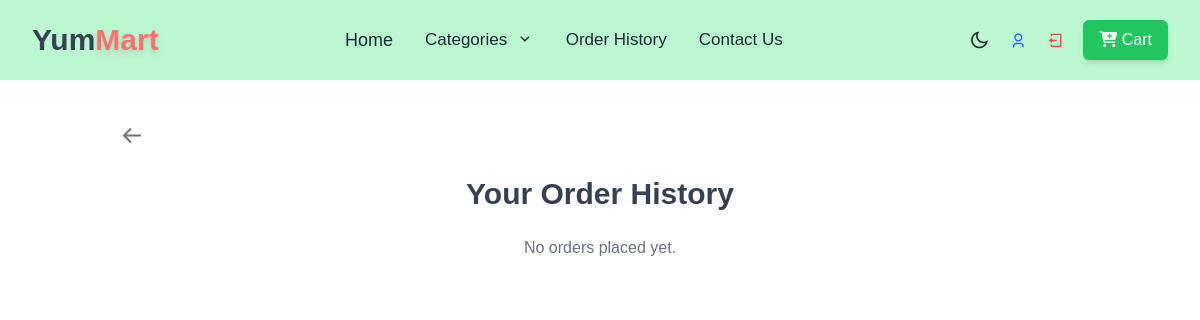
/order-history/ (signed in), run on an earlier commit of the app's database.
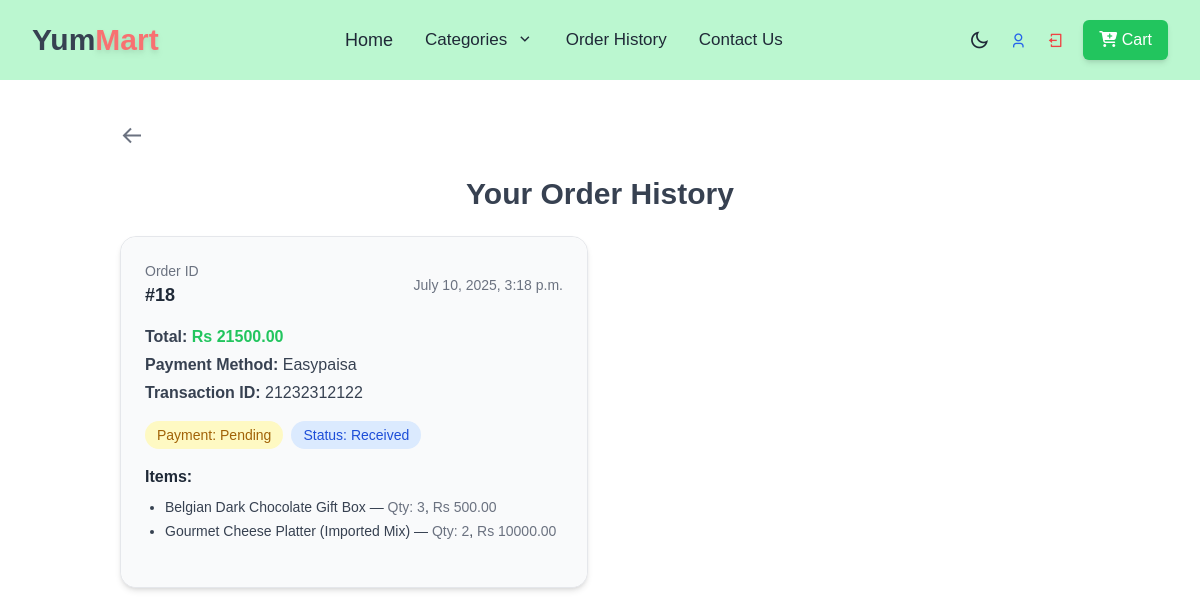
And on a later commit of the database.
### store/models.py (models this page shows, shortened)
class Order(models.Model):
    PAYMENT_METHODS = [
        ('Easypaisa', 'Easypaisa'),
        ('JazzCash', 'JazzCash'),
        ('Bank Transfer', 'Bank Transfer'),
    ]
    PAYMENT_STATUS = [
        ('Pending', 'Pending'),
        ('Confirmed', 'Confirmed'),
        ('Rejected', 'Rejected'),
    ]
    ORDER_STATUS = [
        ('Received', 'Received'),
        ('Packed', 'Packed'),
        ('Dispatch', 'Dispatch'),
        ('Delivered', 'Delivered'),
    ]
    user = models.ForeignKey(User, on_delete=models.CASCADE, null=True, blank=True)
    name = models.CharField(max_length=100)
    email = models.EmailField()
    phone = models.CharField(max_length=15, default="Not Provided")
    address = models.TextField()
    total_price = models.DecimalField(max_digits=10, decimal_places=2)
    payment_method = models.CharField(max_length=20, choices=PAYMENT_METHODS, default='Easypaisa')
    transaction_id = models.CharField(max_length=100, blank=True, null=True)
    payment_screenshot = models.ImageField(upload_to='payment_screenshots/', blank=True, null=True)  # ✅ New field
    payment_status = models.CharField(max_length=10, choices=PAYMENT_STATUS, default='Pending')
    order_status = models.CharField(max_length=10, choices=ORDER_STATUS, default='Received')
    created_at = models.DateTimeField(auto_now_add=True)

class OrderItem(models.Model):
    order = models.ForeignKey(Order, on_delete=models.CASCADE)
    product = models.ForeignKey(Product, on_delete=models.CASCADE)
    quantity = models.PositiveIntegerField()
    price = models.DecimalField(max_digits=10, decimal_places=2, default=0.00)  # 🔥 Add default=0.00

class Product(models.Model):
    category = models.ForeignKey(Category, on_delete=models.CASCADE)
    name = models.CharField(max_length=255)
    slug = models.SlugField(max_length=255, unique=True)
    description = models.TextField(blank=True)
    price = models.DecimalField(max_digits=10, decimal_places=2)
    image = models.ImageField(upload_to='products/')
    created_at = models.DateTimeField(auto_now_add=True)

### store/views.py (the view)
# urls.py: path('order-history/', order_history, name='order_history'),
@login_required
def order_history(request):
    status = request.GET.get("status", "All")
    orders = Order.objects.filter(user=request.user).order_by('-created_at')
    if status != "All":
        orders = orders.filter(payment_status=status)
    return render(request, 'store/order_history.html', {
        'orders': orders
    })

### store/templates/store/order_history.html (shortened to what this page needs)
{% extends 'store/base.html' %}
{% block content %}
{% if request.user.is_authenticated %}
<div class="  container mx-auto px-4 sm:px-6 lg:px-8 py-6">
    <a href="{% url 'home' %}" class="  text-blue-500 hover:underline">
        <i
            class='bx bx-arrow-back text-2xl text-gray-500 dark:text-gray-300 hover:text-gray-700 dark:hover:text-white mb-6 cursor-pointer'></i>
            <h2 class="text-3xl   font-bold text-gray-700 dark:text-gray-100 mb-6 text-center">Your Order History</h2>
    </a>
    {% if orders %}
    <div class="grid grid-cols-1 md:grid-cols-2 gap-6">
        {% for order in orders %}
        <div
            class=" rounded-2xl dark:bg-gray-900 bg-white border border-gray-200 dark:border-gray-700 p-0 shadow-md hover:shadow-xl transition duration-300">
            <div class="h-[350px] bg-gray-50 dark:bg-gray-800 p-6 rounded-2xl">
                <div class="flex justify-between items-center mb-4">
                    <div>
                        <p class="text-sm text-gray-500 dark:text-gray-400">Order ID</p>
                        <p class="text-lg font-bold text-gray-800 dark:text-white">#{{ order.id }}</p>
                    </div>
                    <p class="text-sm text-gray-500 dark:text-gray-400 text-right">
                        {{ order.created_at|date:"F j, Y, g:i a" }}
                    </p>
                </div>
                <div class="mb-3 space-y-1">
                    <p class="text-gray-700 dark:text-gray-300"><strong>Total:</strong>
                        <span class="text-green-500 font-semibold">Rs {{ order.total_price }}</span>
                    </p>
                   <p class="text-gray-700 dark:text-gray-300"><strong>Payment Method:</strong> {{ order.payment_method }}</p>
                    <p class="text-gray-700 dark:text-gray-300"><strong>Transaction ID:</strong>
                        {{ order.transaction_id|default:"Not Provided" }}</p>
                </div>
                <div class="flex flex-wrap gap-2 mt-4 mb-4">
                    <span class="px-3 py-1 rounded-full text-sm font-medium
                    {% if order.payment_status == 'Pending' %} bg-yellow-100 text-yellow-700 dark:bg-yellow-700 dark:text-white
                    {% elif order.payment_status == 'Confirmed' %} bg-green-100 text-green-700 dark:bg-green-700 dark:text-white
                    {% elif order.payment_status == 'Rejected' %} bg-red-100 text-red-700 dark:bg-red-700 dark:text-white
                    {% else %} bg-gray-200 text-gray-600 dark:bg-gray-600 dark:text-white {% endif %}">
                        Payment: {{ order.payment_status }}
                    </span>
                    <span class="px-3 py-1 rounded-full text-sm font-medium
                    {% if order.order_status == 'Received' %} bg-blue-100 text-blue-700 dark:bg-blue-700 dark:text-white
                    {% elif order.order_status == 'Packed' %} bg-yellow-100 text-yellow-700 dark:bg-yellow-700 dark:text-white
                    {% elif order.order_status == 'Dispatch' %} bg-orange-100 text-orange-700 dark:bg-orange-700 dark:text-white
                    {% elif order.order_status == 'Delivered' %} bg-green-100 text-green-700 dark:bg-green-700 dark:text-white
                    {% else %} bg-gray-200 text-gray-600 dark:bg-gray-600 dark:text-white {% endif %}">
                        Status: {{ order.order_status }}
                    </span>
                </div>
                <div>
                    <h3 class="text-md font-bold text-gray-800 dark:text-gray-100 mb-2">Items:</h3>
                    <ul class="list-disc ml-5 space-y-1 text-gray-700 dark:text-gray-300 text-sm">
                        {% for item in order.orderitem_set.all %}
                        <li>
                            {{ item.product.name }} —
                            <span class="text-gray-500 dark:text-gray-400">Qty: {{ item.quantity }}</span>,
                            <span class="text-gray-500 dark:text-gray-400">Rs {{ item.price }}</span>
                        </li>
                        {% endfor %}
                    </ul>
                </div>
            </div>
        </div>
        {% endfor %}
    </div>
    {% else %}
    <p class="text-gray-500 dark:text-gray-400 text-center">No orders placed yet.</p>
    {% endif %}
</div>
{% else %}
<script>
    window.location.href = "{% url 'login' %}";
</script>
{% endif %}
{% endblock %}

### store/templates/store/base.html (shortened to what this page needs)
{% load static %}
<!DOCTYPE html>
<html lang="en" class="">
<head>
    <script src="https://cdn.tailwindcss.com"></script>
    <link href="https://unpkg.com/boxicons@2.1.4/css/boxicons.min.css" rel="stylesheet" />
    <link href="https://cdn.jsdelivr.net/npm/remixicon@4.5.0/fonts/remixicon.css" rel="stylesheet" />
    <link rel="stylesheet" href="https://cdnjs.cloudflare.com/ajax/libs/font-awesome/6.7.2/css/all.min.css"
 />
</head>
<body class="font-[Poppins,sans-serif] w-full bg-white dark:bg-gray-900 text-gray-900 dark:text-gray-100">
    <nav class="bg-green-200 dark:bg-gray-800 text-gray-800 dark:text-white fixed w-full top-0 left-0 z-50">
        <div class="max-w-7xl mx-auto px-4 sm:px-6 lg:px-8">
            <div class="flex justify-between h-20 items-center">
                <div class="flex-shrink-0">
                    <a href="{% url 'home' %}">
                        <h1 class="text-3xl font-bold text-gray-700 dark:text-white">
                            Yum<span class="drop-shadow-md text-red-400">Mart</span>
                        </h1>
                    </a>
                </div>
                <div class="hidden md:flex space-x-8 items-center text-[17px]">
                    <a href="{% url 'home' %}"
                        class="flex items-center gap-2 text-lg {% if request.resolver_match.url_name == 'home' %}text-red-500{% else %}hover:text-green-600{% endif %} transition">
                        Home
                    </a>
                    <div class="relative group">
                        <a href="{% url 'categories' %}" class="transition font-medium">
                            Categories
                            <i class="ri-arrow-down-s-line ml-1"></i>
                        </a>
                    </div>
                    <a href="{% url 'order_history' %}" class="transition">Order History</a>
                    <a href="{% url 'contact' %}" class="transition">Contact Us</a>
                </div>
                <div class="hidden md:flex items-center space-x-5">
                    <button id="dark-toggle" class="text-xl hover:text-black dark:hover:text-white transition">
                        <i class="ri-moon-line"></i>
                    </button>
                    {% if request.user.is_authenticated %}
                    <a href="{% url 'view_profile' %}" class="relative group">
                        {% if request.user.profile.image %}
                        <img src="{{ request.user.profile.image.url }}" alt="Profile"
                            class="w-9 h-9 rounded-full object-cover ring-2 ring-blue-500 hover:ring-blue-700 transition" />
                        {% else %}
                        <i class="ri-user-3-line text-blue-600 hover:text-blue-800 transition"></i>
                        {% endif %}
                    </a>
                    <a href="{% url 'logout' %}" class="relative group text-red-500 hover:text-red-700 transition">
                        <i class="ri-logout-box-line"></i>
                    </a>
                    {% endif %}
                    <a href="{% url 'cart' %}"
                        class="px-4 py-2 bg-green-500 text-white rounded-md transition shadow-md">
                        <i class="fa-solid fa-cart-plus"></i> Cart
                    </a>
                </div>
            </div>
        </div>
    </nav>
    <div class="pt-24">
        {% block content %}{% endblock %}
    </div>
    <script src="https://cdn.tailwindcss.com"></script>
</body>
</html>

What changed in the data, as far as the page shows it:
added Order: id "18", created_at "July 10, 2025, 3:18 p.m.", total_price "21500.00", payment_method "Easypaisa", transaction_id "21232312122", payment_status "Pending", order_status "Received"
added OrderItem: product.name "Belgian Dark Chocolate Gift Box", quantity "3", price "500.00"
added OrderItem: product.name "Gourmet Cheese Platter (Imported Mix)", quantity "2", price "10000.00"
Also different on the page:
text no longer shown: "No orders placed yet."
